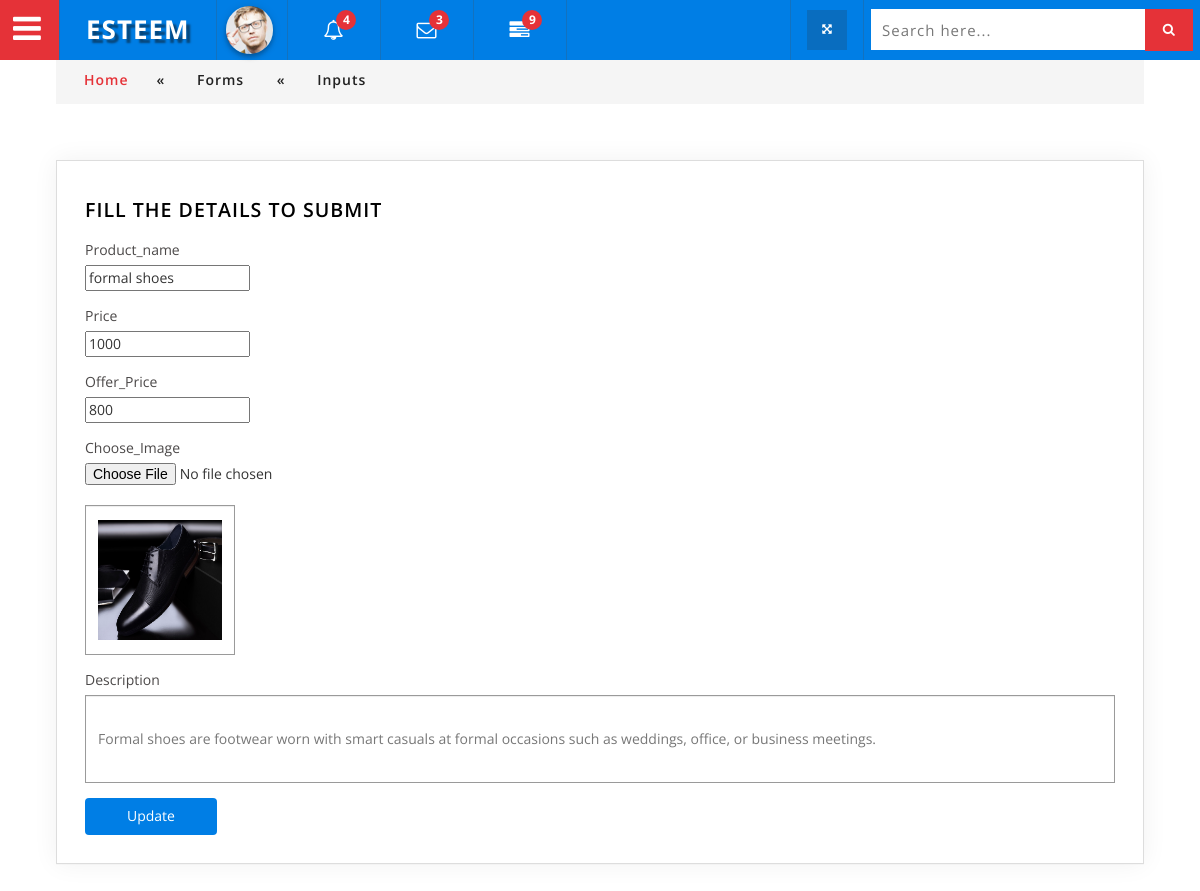
Page /admin/edit.php?editid=87 on the committed database.
### tables this page shows
CREATE TABLE `products` (
  `id` int(20) NOT NULL,
  `Product_Name` varchar(50) NOT NULL,
  `Price` int(50) NOT NULL,
  `Offer_Price` int(50) NOT NULL,
  `Choose_Image` varchar(60) NOT NULL,
  `Description` varchar(500) NOT NULL
);

### admin/edit.php (the view, shortened to what this page needs)
<!DOCTYPE html>
<html lang="zxx">
<head>
<link href="css/bootstrap.css" rel="stylesheet" type="text/css" media="all" />
<link href="css/component.css" rel="stylesheet" type="text/css" media="all" />
<link href="css/style_grid.css" rel="stylesheet" type="text/css" media="all" />
<link href="css/style.css" rel="stylesheet" type="text/css" media="all" />
<link href="css/font-awesome.css" rel="stylesheet">
</head>
<body>
<div class="wthree_agile_admin_info">
		  <div class="w3_agileits_top_nav">
			<ul id="gn-menu" class="gn-menu-main">
				<li class="gn-trigger">
					<a class="gn-icon gn-icon-menu"><i class="fa fa-bars" aria-hidden="true"></i><span>Menu</span></a>
				</li>
                <li class="second logo"><h1><a href="main-page.html"><i class="fa fa-graduation-cap" aria-hidden="true"></i>Esteem </a></h1></li>
					<li class="second admin-pic">
				       <ul class="top_dp_agile">
									<li class="dropdown profile_details_drop">
										<a href="#" class="dropdown-toggle" data-toggle="dropdown" aria-expanded="false">
											<div class="profile_img">
												<span class="prfil-img"><img src="images/admin.jpg" alt=""> </span>
											</div>
										</a>
									</li>
						</ul>
				</li>
				<li class="second top_bell_nav">
				   <ul class="top_dp_agile ">
									<li class="dropdown head-dpdn">
										<a href="#" class="dropdown-toggle" data-toggle="dropdown" aria-expanded="true"><i class="fa fa-bell-o" aria-hidden="true"></i> <span class="badge blue">4</span></a>
									</li>
						</ul>
				</li>
				<li class="second top_bell_nav">
				   <ul class="top_dp_agile ">
									<li class="dropdown head-dpdn">
										<a href="#" class="dropdown-toggle" data-toggle="dropdown" aria-expanded="true"><i class="fa fa-envelope-o" aria-hidden="true"></i> <span class="badge blue">3</span></a>
									</li>
						</ul>
				</li>
				<li class="second top_bell_nav">
				   <ul class="top_dp_agile ">
				       <li class="dropdown head-dpdn">
										<a href="#" class="dropdown-toggle" data-toggle="dropdown" aria-expanded="false"><i class="fa fa-tasks"></i><span class="badge blue">9</span></a>
									</li>
								</ul>
				</li>
				<li class="second w3l_search">
						<form action="#" method="post">
							<input type="search" name="search" placeholder="Search here..." required="">
							<button class="btn btn-default" type="submit"><i class="fa fa-search" aria-hidden="true"></i></button>
						</form>
				</li>
				<li class="second full-screen">
					<section class="full-top">
						<button id="toggle"><i class="fa fa-arrows-alt" aria-hidden="true"></i></button>
					</section>
				</li>
			</ul>
		</div>
				<div class="inner_content">
						<div class="w3l_agileits_breadcrumbs">
							<div class="w3l_agileits_breadcrumbs_inner">
								<ul>
									<li><a href="main-page.html">Home</a><span>«</span></li>
									<li>Forms <span>«</span></li>
									<li>Inputs</li>
								</ul>
							</div>
						</div>
					<div class="inner_content_w3_agile_info two_in">
<?php
require('connection.php');
$id = $_REQUEST['editid'];
$res = "select * from products where id='$id'";
$result = $con->query($res);
$count = $result->num_rows;
if($count>0)
{
$row=$result->fetch_assoc();
?>
<div class="forms-main_agileits">
														 <div class="graph-form agile_info_shadow">
															 <h3 class="w3_inner_tittle two">fill the details to submit </h3>
																	<div class="form-body">
																		<form action="edit_test.php" method="post" enctype="multipart/form-data">
																		<div class="form-group">
																		<label>Product_name</label> <br>
																		<input type="text" name="pn"  value="<?php echo $row['Product_Name'];?>" placeholder="Enter Product Name" id="np">
																		</div>
																		<div class="form-group">
																		<label>Price</label><br>
																		<input type="text" name="pr"  value="<?php echo $row['Price'];?>" placeholder="Enter Price">
																		</div>
																		<div class="form-group">
																		<label>Offer_Price</label><br>
																		<input type="text" name="op"  value="<?php echo $row['Offer_Price'];?>" placeholder="Enter Offer Price">
																		</div>
																		<div class="form-group">
																		<label>Choose_Image</label>
																		<input type="file" name="pht"> <br>
																		 <img src="<?php echo "pics/".$row['Choose_Image'];?>" style="width:150px; height:150px;" class="form-control">
																		</div>
																		<div class="form-group">
																		<label>Description</label><br>
																		<input type="text" class="form-control"  value="<?php echo $row['Description'];?>" name="dp" placeholder="Enter Description">
																		</div>
																		<button type="submit" class="btn btn-default">Update</button>
																		</form>
																	</div>
                                                             </div>
															 <?php
															 }
															 ?>
</body>
</html>

### admin/css/component.css (style rules this page uses)
*, *:after, *::before { -webkit-box-sizing: border-box; -moz-box-sizing: border-box; box-sizing: border-box; }
.gn-menu-main ul { margin: 0; padding: 0; list-style: none; text-transform: none; }
.gn-menu-main { top: 0; left: 0; width: 100%; height: 60px; font-size: 13px; position: fixed; }
.w3_agileits_top_nav { background: #007ee5; color: #fff; top: 0; left: 0; width: 100%; height: 60px; font-size: 13px; position: fixed; z-index: 999; }
.gn-menu-main a { display: block; height: 100%; color: #fff; text-decoration: none; cursor: pointer; }
.gn-menu-main > li { display: block; float: left; height: 100%; border-right: 1px solid #1372bf; text-align: center; }
li.second { padding: 0 7px; }
li.second.logo { padding: 0 26px; }
i.fa.fa-bars { color: #fff; }
.gn-menu-main li.gn-trigger { position: relative; width: 60px; -webkit-touch-callout: none; -webkit-user-select: none; -khtml-user-select: none; -moz-user-select: none; -ms-user-select: none; user-select: none; background: #e53238; color: #fff; padding: 5px 8px 0 0; font-size: 2.5em; }
.gn-menu-main > li:nth-child(7) { float: right; border-right: none; width: 28%; margin-top: 9px; }
.gn-menu-main > li:last-child { float: right; border-left: 1px solid #1372bf; }
.gn-menu-main > li > a { text-transform: uppercase; letter-spacing: 1px; font-weight: bold; }
.gn-menu-main:after { display: table; clear: both; content: ""; }
@media (max-width:1280px) { .gn-menu-main li.gn-trigger { position: relative; width: 60px; -webkit-touch-callout: none; -webkit-user-select: none; -khtml-user-select: none; -moz-user-select: none; -ms-user-select: none; user-select: none; background: #e53238; color: #fff; padding: 5px 4px 0 0; font-size: 2.5em; } }

### admin/edit.php (style rules this page uses)
.form-control { border: 1px solid #9a9a9a; height: 88px; }
label { color: #4b4848; }

### rows in the picture
products: pn "formal shoes", pr "1000", op "800", Choose_Image (picture), dp "Formal shoes are footwear worn with smart casuals at formal occasions such as weddings, office, or business meetings."
